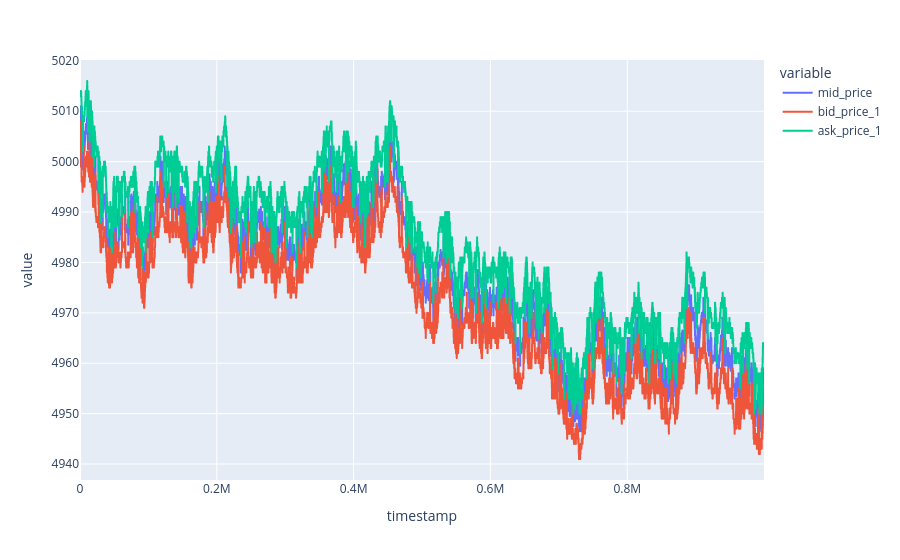

Here is the notebook cell this chart was saved with:
### Code cell
fig_tomates = px.line(df_tomates, x ='timestamp',y=['mid_price','bid_price_1','ask_price_1'])
fig_tomates.show()

### Figure 1 — Plotly figure (JSON) as saved in the notebook; plotly's stock layout.template omitted (floating-point values rounded to 4 significant figures; data arrays with more than 128 entries replaced by an {"elided": "..."} marker saying what was removed)
{"data": [{"hovertemplate": "variable=mid_price<br>timestamp=%{x}<br>value=%{y}<extra></extra>", "legendgroup": "mid_price", "line": {"color": "#636efa", "dash": "solid"}, "marker": {"symbol": "circle"}, "mode": "lines", "name": "mid_price", "showlegend": true, "type": "scattergl", "x": {"elided": "10000 int values"}, "xaxis": "x", "y": {"elided": "10000 float values"}, "yaxis": "y"}, {"hovertemplate": "variable=bid_price_1<br>timestamp=%{x}<br>value=%{y}<extra></extra>", "legendgroup": "bid_price_1", "line": {"color": "#EF553B", "dash": "solid"}, "marker": {"symbol": "circle"}, "mode": "lines", "name": "bid_price_1", "showlegend": true, "type": "scattergl", "x": {"elided": "10000 int values"}, "xaxis": "x", "y": {"elided": "10000 float values"}, "yaxis": "y"}, {"hovertemplate": "variable=ask_price_1<br>timestamp=%{x}<br>value=%{y}<extra></extra>", "legendgroup": "ask_price_1", "line": {"color": "#00cc96", "dash": "solid"}, "marker": {"symbol": "circle"}, "mode": "lines", "name": "ask_price_1", "showlegend": true, "type": "scattergl", "x": {"elided": "10000 int values"}, "xaxis": "x", "y": {"elided": "10000 float values"}, "yaxis": "y"}], "layout": {"legend": {"title": {"text": "variable"}, "tracegroupgap": 0}, "margin": {"t": 60}, "xaxis": {"anchor": "y", "domain": [0, 1], "title": {"text": "timestamp"}}, "yaxis": {"anchor": "x", "domain": [0, 1], "title": {"text": "value"}}}}
